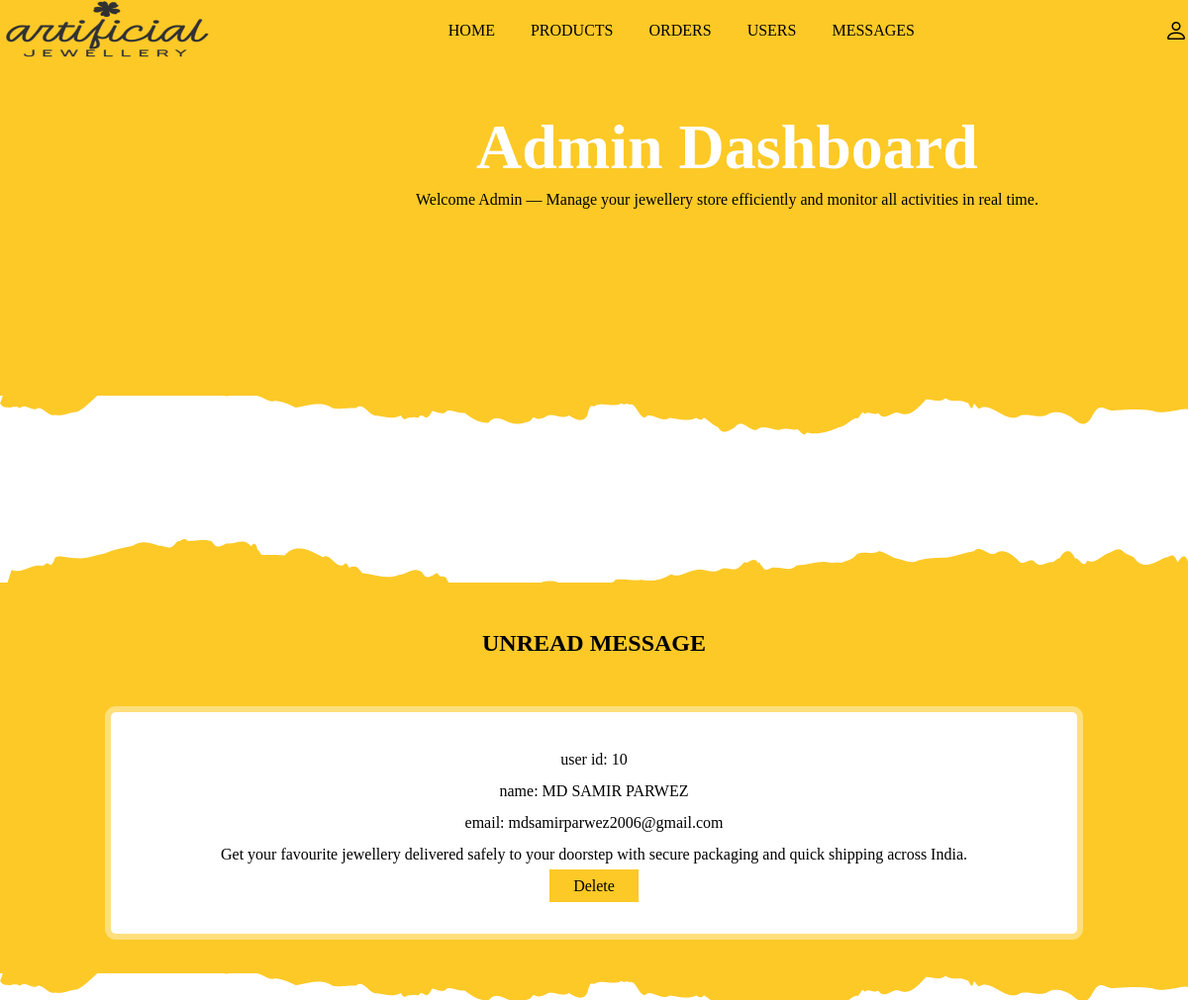
The page /admin_message.php (signed in) on the database its author committed.
### tables this page shows
CREATE TABLE `message` (
  `id` int(255) NOT NULL,
  `user_id` int(255) NOT NULL,
  `name` varchar(255) NOT NULL,
  `email` varchar(100) NOT NULL,
  `number` varchar(255) NOT NULL,
  `message` varchar(255) NOT NULL
);

### admin_message.php (the view, shortened to what this page needs)
<?php
    include 'connection.php';
?>
<!DOCTYPE html>
<html lang="en">
<head>
    <link rel="stylesheet" href="https://cdn.jsdelivr.net/npm/bootstrap-icons@1.11.1/font/bootstrap-icons.css">
    <link rel="stylesheet" href="style.css">
</head>
<body>
    <?php include 'admin_header.php';?>
    <section class="message-container">
        <h1 class="title">unread message</h1>
        <div class="box-container">
            <?php
                $select_message = mysqli_query($conn, "SELECT * FROM `message`") or die ('query failed');
                if (mysqli_num_rows($select_message) > 0) {
                    while ($fetch_message = mysqli_fetch_assoc($select_message)) {
            ?>
            <div class="box">
                <p>user id: <span><?php echo $fetch_message['id']; ?></span></p>
                <p>name: <span><?php echo $fetch_message['name']; ?></span></p>
                <p>email: <span><?php echo $fetch_message['email']; ?></span></p>
                <p><?php echo $fetch_message['message']; ?></p>
                <a href="admin_message.php?delete=<?php echo $fetch_message['id']; ?>;" class="delete" onclick="return confirm('delete this message');">delete</a>
            </div>
            <?php
                    }
                } else {
                    echo '
                            <div class="empty">
                                <p>no products added yet!</p>
                            </div>
                        ';
                }
            ?>
        </div>
    </section>
</body>
</html>

### style.css (style rules this page uses)
* { margin: 0; padding: 0; box-sizing: border-box; }
:root { --box-shadow: 0px 0px 0px 6px rgb(255 255 255/40%); --orange: #fcc927; }
a { text-decoration: none; }
.title { text-align: center; margin-bottom: 1rem; }
.form-container::before, .show-products::before, .message-container::before, .order-container::before { content: ''; position: absolute; top: -5%; left: -10px; width: 255px; height: 650px; background-size: 255px; background-repeat: no-repeat; z-index: 100; }
.box-container { padding: 2% 8%; display: grid; grid-template-columns: repeat(auto-fit, minmax(15rem, 1fr)); column-gap: 1rem; }
.box-container .box { background: #fff; box-shadow: var(--box-shadow); padding: 2rem; text-align: center; border-radius: 5px; margin: 1rem; }
.show-products, .message-container, .order-container { position: relative; background: var(--orange); margin-top: -3.5rem; }
.box-container .box { line-height: 2; }
.edit, .delete { color: black; background: var(--orange); padding: .5rem 1.5rem; text-transform: capitalize; line-height: 2; }
.message-container .title, .order-container .title { text-transform: uppercase; padding-top: 3rem; }

### rows shown on the page
message: id "10", name "MD SAMIR PARWEZ", email "mdsamirparwez2006@gmail.com", message "Get your favourite jewellery delivered safely to your doorstep with secure packaging and quick shipping across India."
